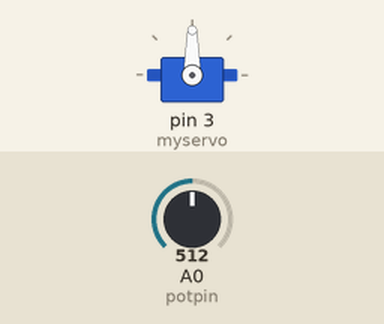
Recording of a sketch running on a simulated Arduino Uno, built with avr-gcc and run on an emulated ATmega328P. Parts: servo. The test bench sets the inputs (shaded band); at power-on: A0 (potpin) = 512.

Above: at 1.2 s.
1.3 s: A0 (potpin) set to 716
At 2.1 s:
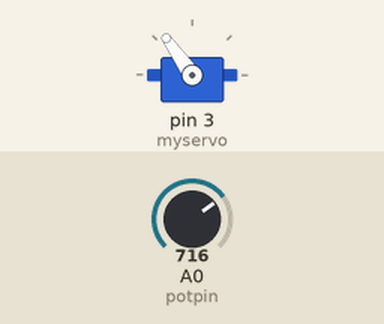
2.8 s: A0 (potpin) set to 900
At 4.0 s:
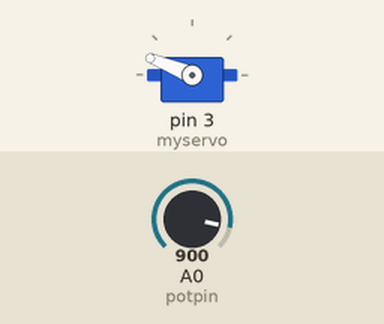
4.3 s: A0 (potpin) set to 1023
At 5.5 s:
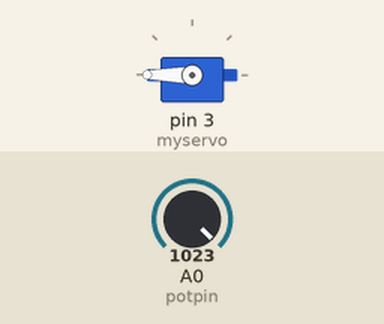
5.8 s: A0 (potpin) set to 306
At 6.4 s:
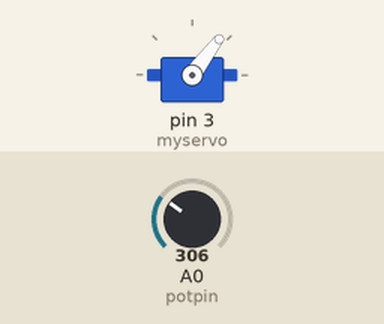
7.3 s: A0 (potpin) set to 122
At 7.8 s:
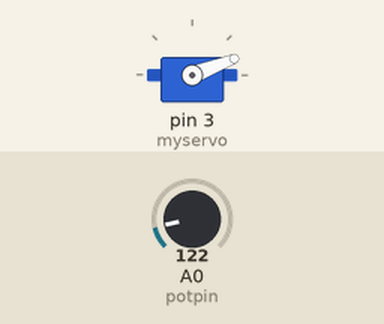
Timing chart, 0 to 9.8 s (numbered marks = the images above; inputs shaded):
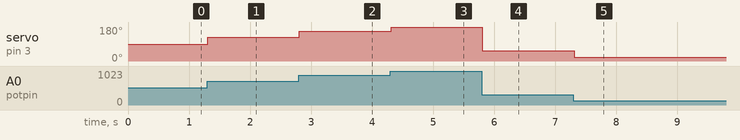

Measured:
- after the input at 1.3 s, servo on pin 3 (myservo): 90° → 125° at once
- after the input at 2.8 s, servo on pin 3 (myservo): 125° → 158° at once
- after the input at 4.3 s, servo on pin 3 (myservo): 158° → 180° at once
- after the input at 5.8 s, servo on pin 3 (myservo): 180° → 53° at once
- after the input at 7.3 s, servo on pin 3 (myservo): 53° → 21° at once

The sketch:

Interfacing_Servo_Motor.ino
```cpp
#include<Servo.h>
Servo myservo;
int potpin =0;// analog pin used to connect the potentiometer
int val;
void setup() {
 myservo.attach(3);// attaches the servo on pin 3 to the servo object
}

void loop() {
 val = analogRead(potpin);
 val = map(val,0,1023,0,180);
 myservo.write(val);
 delay(15);
}
```
